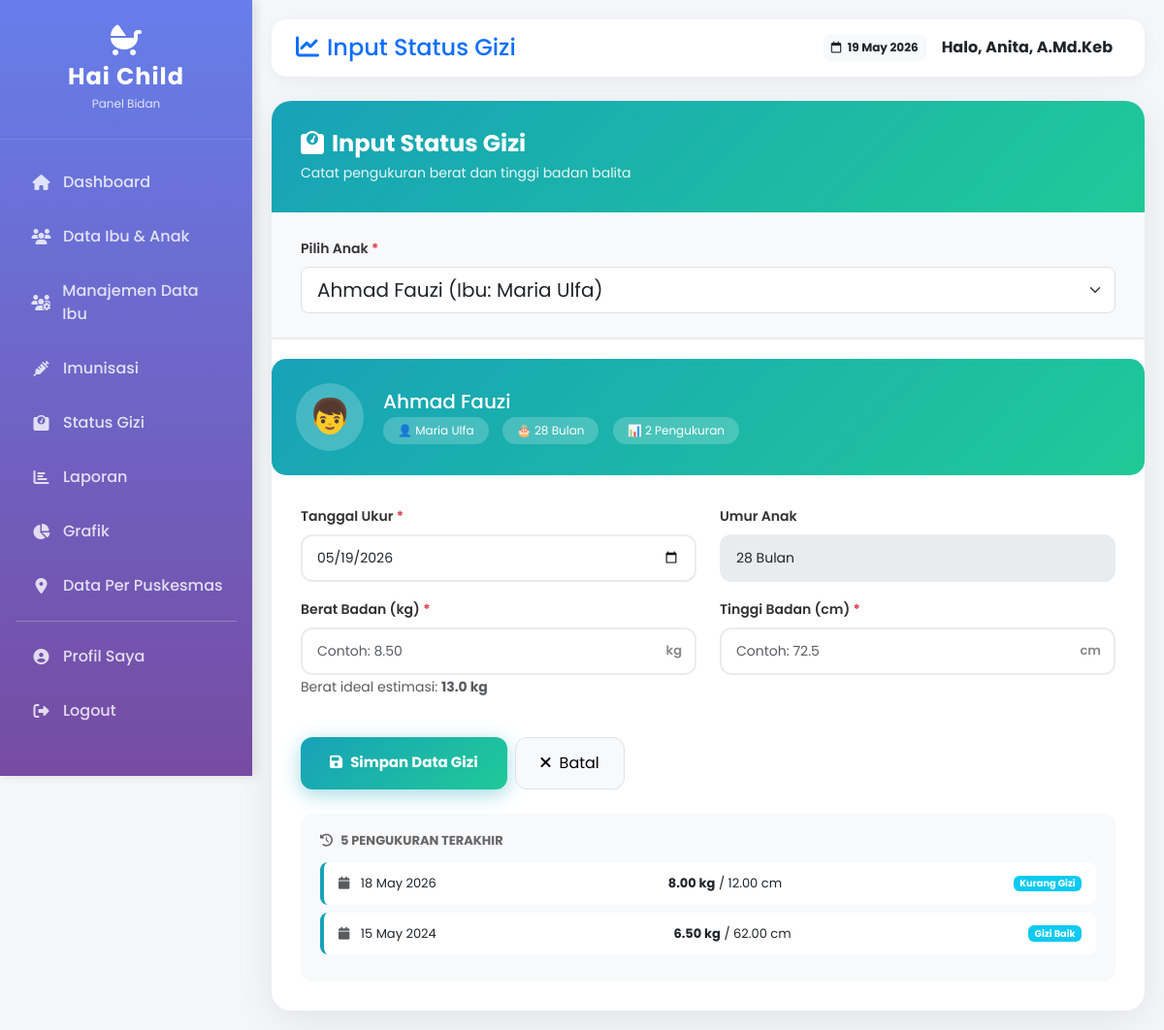
The app's page /bidan/tambah_gizi.php?id=1 (signed in) with its own data.
### tables this page shows
CREATE TABLE `ibu_anak` (
  `id` int(11) NOT NULL,
  `user_id` int(11) NOT NULL,
  `nama_ibu` varchar(100) NOT NULL,
  `nama_anak` varchar(100) NOT NULL,
  `tanggal_lahir_anak` date NOT NULL,
  `jenis_kelamin` enum('L','P') NOT NULL,
  `puskesmas` varchar(100) NOT NULL DEFAULT 'Puskesmas Cempaka Putih',
  `created_at` timestamp NOT NULL DEFAULT current_timestamp(),
  `updated_at` timestamp NOT NULL DEFAULT current_timestamp() ON UPDATE current_timestamp()
);

CREATE TABLE `status_gizi` (
  `id` int(11) NOT NULL,
  `ibu_anak_id` int(11) NOT NULL,
  `tanggal_ukur` date NOT NULL,
  `umur_bulan` int(11) NOT NULL,
  `berat_badan` decimal(5,2) NOT NULL,
  `tinggi_badan` decimal(5,2) NOT NULL,
  `status_gizi` enum('normal','kurang','lebih') NOT NULL,
  `kategori` varchar(50) DEFAULT NULL,
  `created_at` timestamp NOT NULL DEFAULT current_timestamp()
);

### includes/functions.php (called while the page is built, shortened)
<?php
function hitungUmurBulan($tanggal_lahir) {
    $birth = new DateTime($tanggal_lahir);
    $now = new DateTime();
    $diff = $now->diff($birth);
    return ($diff->y * 12) + $diff->m;
}
?>

### bidan/tambah_gizi.php (the view, shortened to what this page needs)
<?php
require_once '../includes/header_bidan.php';
require_once '../includes/functions.php';
$db = (new Database())->getConnection();
$anak = null;
$anak_id = $_GET['id'] ?? null;
if ($anak_id) {
    $stmt = $db->prepare("SELECT * FROM ibu_anak WHERE id = ?");
    $stmt->execute([$anak_id]);
    $anak = $stmt->fetch();
}
$semua_anak = $db->query("SELECT id, nama_anak, nama_ibu FROM ibu_anak ORDER BY nama_anak ASC")->fetchAll();
$gizi_count = 0;
if ($anak) {
    $stmt = $db->prepare("SELECT COUNT(*) FROM status_gizi WHERE ibu_anak_id = ?");
    $stmt->execute([$anak['id']]);
    $gizi_count = $stmt->fetchColumn();
}
?>
<div class="input-container">
    <div class="form-card">
        <div class="form-header">
            <h4><i class="fas fa-weight me-2"></i>Input Status Gizi</h4>
            <p>Catat pengukuran berat dan tinggi badan balita</p>
        </div>
        <div class="child-selector">
            <label class="form-label">Pilih Anak <span class="text-danger">*</span></label>
            <select class="form-select form-select-lg" id="selectAnak" onchange="pilihAnak(this.value)">
                <?php foreach($semua_anak as $a): ?>
                <option value="<?php echo $a['id']; ?>" <?php echo ($anak_id == $a['id']) ? 'selected' : ''; ?>>
                    <?php echo htmlspecialchars($a['nama_anak']); ?> (Ibu: <?php echo htmlspecialchars($a['nama_ibu']); ?>)
                </option>
                <?php endforeach; ?>
            </select>
        </div>
        <?php if($anak): ?>
        <div class="child-info-card active">
            <div class="d-flex align-items-center">
                <div class="child-avatar">
                    <?php echo $anak['jenis_kelamin'] == 'L' ? '👦' : '👧'; ?>
                </div>
                <div class="flex-grow-1">
                    <h5 class="mb-1"><?php echo htmlspecialchars($anak['nama_anak']); ?></h5>
                    <div>
                        <span class="stat-badge">👤 <?php echo htmlspecialchars($anak['nama_ibu']); ?></span>
                        <span class="stat-badge">🎂 <?php echo hitungUmurBulan($anak['tanggal_lahir_anak']); ?> Bulan</span>
                        <span class="stat-badge">📊 <?php echo $gizi_count; ?> Pengukuran</span>
                    </div>
                </div>
            </div>
        </div>
        <?php endif; ?>
        <div class="form-body">
            <?php if($anak):
                $umur = hitungUmurBulan($anak['tanggal_lahir_anak']);
                $ideal_bb = ($umur <= 12) ? 3 + ($umur * 0.5) : 9 + (($umur - 12) * 0.25);
            ?>
            <form method="POST">
                <div class="row">
                    <div class="col-md-6 mb-3">
                        <label class="form-label">Tanggal Ukur <span class="text-danger">*</span></label>
                        <input type="date" name="tanggal" class="form-control" value="<?php echo $_POST['tanggal'] ?? date('Y-m-d'); ?>" required>
                    </div>
                    <div class="col-md-6 mb-3">
                        <label class="form-label">Umur Anak</label>
                        <input type="text" class="form-control" value="<?php echo $umur; ?> Bulan" readonly style="background: #e9ecef;">
                    </div>
                </div>
                <div class="row">
                    <div class="col-md-6 mb-3">
                        <label class="form-label">Berat Badan (kg) <span class="text-danger">*</span></label>
                        <div class="input-group-custom">
                            <input type="number" step="0.01" name="berat_badan" class="form-control"
                                   placeholder="Contoh: 8.50"
                                   value="<?php echo $_POST['berat_badan'] ?? ''; ?>"
                                   required oninput="hitungEstimasi()">
                            <span class="input-unit">kg</span>
                        </div>
                        <small class="text-muted">Berat ideal estimasi: <strong><?php echo number_format($ideal_bb, 1); ?> kg</strong></small>
                    </div>
                    <div class="col-md-6 mb-3">
                        <label class="form-label">Tinggi Badan (cm) <span class="text-danger">*</span></label>
                        <div class="input-group-custom">
                            <input type="number" step="0.1" name="tinggi_badan" class="form-control"
                                   placeholder="Contoh: 72.5"
                                   value="<?php echo $_POST['tinggi_badan'] ?? ''; ?>"
                                   required>
                            <span class="input-unit">cm</span>
                        </div>
                    </div>
                </div>
                <div class="d-flex gap-2 mt-4">
                    <button type="submit" name="simpan_gizi" class="btn btn-primary btn-submit">
                        <i class="fas fa-save me-2"></i>Simpan Data Gizi
                    </button>
                    <a href="data_ibu_anak.php" class="btn btn-light border" style="border-radius: 12px; padding: 14px 25px;">
                        <i class="fas fa-times me-2"></i>Batal
                    </a>
                </div>
            </form>
            <?php
            $stmt = $db->prepare("SELECT tanggal_ukur, berat_badan, tinggi_badan, kategori FROM status_gizi WHERE ibu_anak_id = ? ORDER BY tanggal_ukur DESC LIMIT 5");
            $stmt->execute([$anak['id']]);
            $riwayat = $stmt->fetchAll();
            if(count($riwayat) > 0):
            ?>
            <div class="riwayat-gizi">
                <h6><i class="fas fa-history me-2"></i>5 Pengukuran Terakhir</h6>
                <?php foreach($riwayat as $r): ?>
                <div class="riwayat-item">
                    <div>
                        <i class="fas fa-calendar me-2 text-muted"></i>
                        <?php echo date('d M Y', strtotime($r['tanggal_ukur'])); ?>
                    </div>
                    <div>
                        <strong><?php echo $r['berat_badan']; ?> kg</strong> / <?php echo $r['tinggi_badan']; ?> cm
                    </div>
                    <span class="badge bg-info"><?php echo htmlspecialchars($r['kategori']); ?></span>
                </div>
                <?php endforeach; ?>
            </div>
            <?php endif; ?>
            <?php endif; ?>
        </div>
    </div>
</div>
<?php require_once '../includes/footer.php'; ?>

### includes/header_bidan.php (style rules this page uses)
body { font-family: 'Poppins', sans-serif; background-color: #f4f6f9; margin: 0; }

### bidan/tambah_gizi.php (style rules this page uses)
.input-container { max-width: 900px; margin: 0 auto; }
.form-card { background: white; border-radius: 20px; box-shadow: 0 10px 40px rgba(0,0,0,0.08); overflow: hidden; border: none; }
.form-header { background: linear-gradient(135deg, #17a2b8 0%, #20c997 100%); padding: 30px; color: white; }
.form-header h4 { margin: 0; font-weight: 700; font-size: 24px; }
.form-header p { margin: 5px 0 0; opacity: 0.9; font-size: 14px; }
.child-selector { background: #f8f9fa; padding: 25px 30px; border-bottom: 2px solid #e9ecef; }
.child-info-card { background: linear-gradient(135deg, #17a2b8 0%, #20c997 100%); border-radius: 15px; padding: 25px; color: white; margin-top: 20px; display: none; }
.child-info-card.active { display: block; animation: slideDown 0.4s ease; }
.child-avatar { width: 70px; height: 70px; background: rgba(255,255,255,0.2); border-radius: 50%; display: flex; align-items: center; justify-content: center; font-size: 35px; margin-right: 20px; }
.stat-badge { background: rgba(255,255,255,0.2); padding: 5px 15px; border-radius: 20px; font-size: 12px; margin-right: 10px; display: inline-block; }
.form-body { padding: 30px; }
.form-label { font-weight: 600; color: #333; margin-bottom: 8px; font-size: 14px; }
.form-control { border-radius: 12px; border: 2px solid #e9ecef; padding: 12px 15px; font-size: 14px; transition: all 0.3s; }
.input-group-custom { position: relative; }
.input-group-custom .input-unit { position: absolute; right: 15px; top: 50%; transform: translateY(-50%); color: #888; font-weight: 600; font-size: 13px; }
.btn-submit { background: linear-gradient(135deg, #17a2b8 0%, #20c997 100%); border: none; border-radius: 12px; padding: 14px 30px; font-weight: 700; font-size: 15px; box-shadow: 0 5px 20px rgba(23,162,184,0.4); transition: all 0.3s; }
.riwayat-gizi { background: #f8f9fa; border-radius: 12px; padding: 20px; margin-top: 25px; }
.riwayat-gizi h6 { font-size: 13px; font-weight: 700; color: #666; margin-bottom: 15px; text-transform: uppercase; }
.riwayat-item { background: white; padding: 12px 15px; border-radius: 8px; margin-bottom: 8px; font-size: 13px; border-left: 4px solid #17a2b8; display: flex; justify-content: space-between; align-items: center; }

### records on screen
ibu_anak: nama_anak "Ahmad Fauzi", nama_ibu "Maria Ulfa", tanggal_lahir_anak "28", tanggal_lahir_anak "28 Bulan", tanggal_lahir_anak "13.0"
status_gizi: tanggal_ukur "18 May 2026", berat_badan "8.00", tinggi_badan "12.00", kategori "Kurang Gizi"
status_gizi: tanggal_ukur "15 May 2024", berat_badan "6.50", tinggi_badan "62.00", kategori "Gizi Baik"

### other values on screen
$page_title "Input Status Gizi"
$_SESSION['nama'] "Anita, A.Md.Keb"
$gizi_count "2"
form field value "Ahmad Fauzi (Ibu: Maria Ulfa)"
